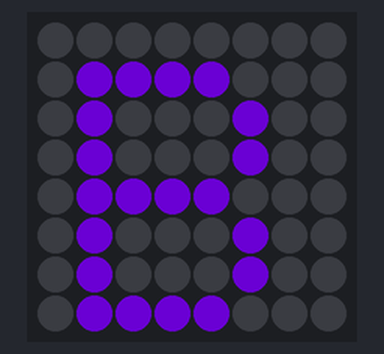
This program was run on a simulated Raspberry Pi (BCM pin numbers) with a Sense HAT. Parts: the Sense HAT's 8×8 RGB LED matrix. Dim RGB values are drawn brighter than linear; random numbers come from a fixed seed. At 20.0 s the program stops and its outputs stay as they are.

Above: at 0.1 s.
At 4.1 s:
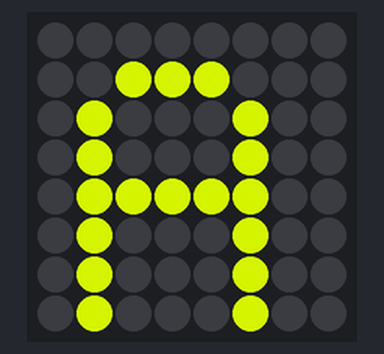
At 6.1 s:
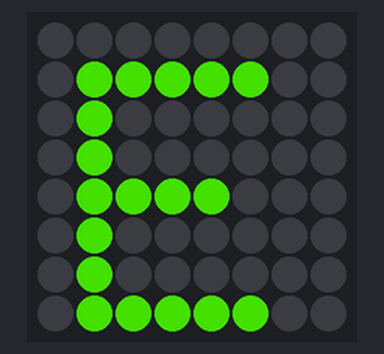
At 9.1 s:
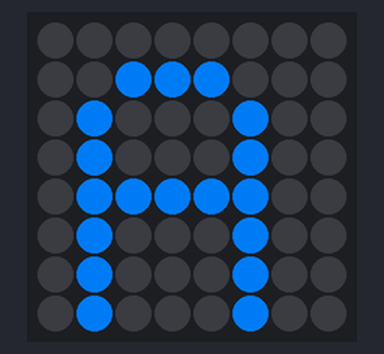
At 13.1 s:
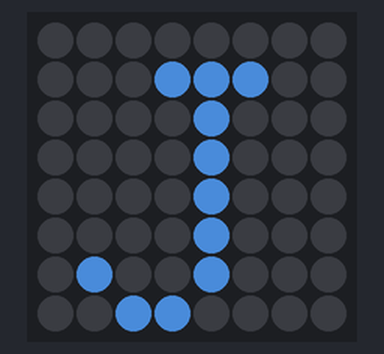
At 18.1 s:
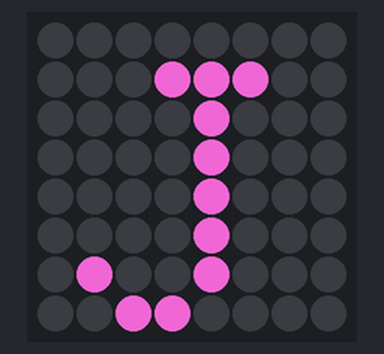

The program:

randomColorSleep.py
```python
from sense_hat import SenseHat
from time import sleep
from random import randint

sense = SenseHat()

red = (255, 0, 0)
blue = (0, 0, 255)
green = (0, 255, 0)
white = (255, 255, 255)
yellow = (255, 255, 0)
count = 0

# Generate a random colour
def pick_random_colour():
  random_red = randint(0, 255)
  random_green = randint(0, 255)
  random_blue = randint(0, 255)
  return (random_red, random_green, random_blue)

while True:
  if(count == 4):
    sense.clear()
    break

  sense.show_letter("B", pick_random_colour())
  sleep(1)
  sense.show_letter("E", pick_random_colour())
  sleep(1)
  sense.show_letter("N", pick_random_colour())
  sleep(1)
  sense.show_letter("J", pick_random_colour())
  sleep(1)
  sense.show_letter("A", pick_random_colour())
  sleep(1)
  count = count+1
```

Measured:
- what the display in image 1 shows lasts 1.0 s, from 4.0 s to 5.0 s
